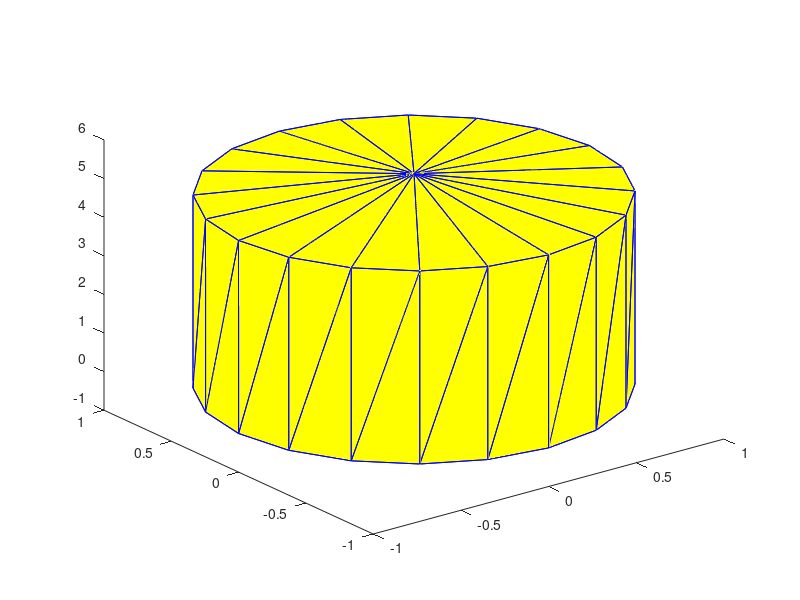

Recreate this plot in MATLAB. (Note: this script raises an error after producing the figure.)
% super important finding - the order of vertexIds in faces determines the orientation of the face
    % based on the right-hand rule

% generating a cylinder with nSides and nLayers

nSides = 20;
nLayers = 2;

% number of faces 
nFaces = 2*nSides + 2*nSides*(nLayers-1)
nVertices = nLayers*nSides + 2

% generating list of faces
faces = zeros(nFaces,3);

faceN = 1;

idCenterUp = 1;
idCenterBottom = nVertices;

% upper cap
for i = 1:(nSides-1)
    faces(faceN,:) = [idCenterUp idCenterUp+i+1 idCenterUp+i];
    faceN = faceN + 1;
end

faces(faceN,:) = [idCenterUp idCenterUp+1 idCenterUp+nSides];
faceN = faceN + 1;

% sides 
for l = 1:(nLayers-1)
    idUp = (l-1)*nSides + idCenterUp;
    idBottom = l*nSides + idCenterUp;
    for i = 1:(nSides-1)
        % if rem(i,2)
            faces(faceN,:) = [idUp+i idUp+i+1 idBottom+i+1];
            faceN = faceN + 1;
            faces(faceN,:) = [idUp+i idBottom+i+1 idBottom+i];
            faceN = faceN + 1;
        % else 
        %     faces(faceN,:) = [idUp+i idUp+i+1 idBottom+i];
        %     faceN = faceN + 1;
        %     faces(faceN,:) = [idUp+i+1 idBottom+i idBottom+i+1];
        %     faceN = faceN + 1;
        % end
    end
    % if rem(nSides,2)
        faces(faceN,:) = [idUp+nSides idUp+1 idBottom+1];
        faceN = faceN + 1;
        faces(faceN,:) = [idUp+nSides idBottom+1 idBottom+nSides];
        faceN = faceN + 1;
    % else
    %     faces(faceN,:) = [idUp+nSides idUp+1 idBottom+nSides];
    %     faceN = faceN + 1;
    %     faces(faceN,:) = [idUp+1 idBottom+nSides idBottom+1];
    %     faceN = faceN + 1;
    % end

end

% bottom cap
for i = 1:(nSides-1)
    faces(faceN,:) = [idCenterBottom idCenterBottom-i-1 idCenterBottom-i];
    faceN = faceN + 1;
end

faces(faceN,:) = [idCenterBottom idCenterBottom-1 idCenterBottom-nSides];
faceN = faceN + 1;

faces-1

% vertices
% Parameters for the column
% nSides = 20; % Number of sides for the circular base (higher gives smoother column)
% nLayers = 20; % Number of vertical subdivisions (higher value adds more vertices)
radius = 1; % Radius of the column
height = 5; % Height of the column

% Define the angular positions for the circular base
theta = linspace(0, 2*pi, nSides+1);
x = radius * cos(theta(1:end-1));  % X-coordinates of the circle (excluding duplicate)
y = radius * sin(theta(1:end-1));  % Y-coordinates of the circle (excluding duplicate)

% Z-coordinates for each layer (evenly spaced along the height)
zLayers = linspace(0, height, nLayers);

% Create the vertices for all layers (circular slices along the height)
vertices = [];
for i = 1:nLayers
    z = zLayers(i);  % Z-coordinate for this layer
    vertices = [vertices; x', y', z * ones(nSides, 1)];
end

% Center points for the bottom and top faces for triangulation
centerBottom = [0, 0, -height*0.1];  % Center of the bottom face
centerTop = [0, 0, height*1.1];  % Center of the top face

% Append the center points to the vertices list
vertices = [centerBottom; vertices; centerTop];

vertices

figure
patch('Vertices',vertices,'Faces',faces,'FaceColor','y','EdgeColor','b')
view(3)

mesh = surfaceMesh(vertices,faces);
surfaceMeshShow(mesh)
isWatertight(mesh)
writeSurfaceMesh(mesh,'newCylinder.stl')
